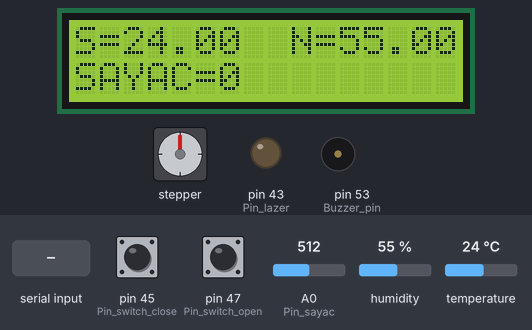
A sketch run on a simulated Arduino Mega 2560, built with avr-gcc and run on an emulated ATmega2560. Shown: stepper motor, 16×2 character LCD, output pins drawn as LEDs (lit = HIGH), buzzer (waves = sounding, pin HIGH). Wiring (inferred from the names in the program): stepper motor driver (200 steps per turn assumed): step pin 51; direction pin 49. The test bench sets the inputs (shaded band); at power-on: temperature 24 °C, humidity 55 %, pin 45 (Pin_switch_close) LOW, pin 47 (Pin_switch_open) LOW, A0 (Pin_sayac) = 512. Pins used as bus, display or sensor lines are not drawn; what the sketch prints to the serial monitor is not drawn.

Above: at 1.2 s.
1.3 s: temperature set to 39 °C
At 3.2 s:
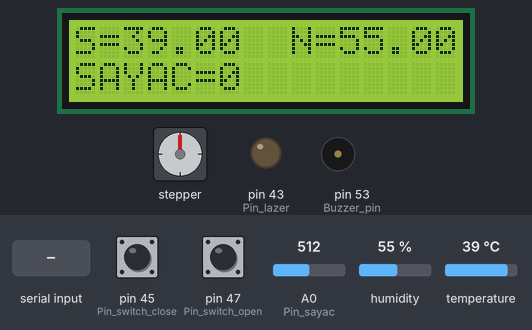
3.6 s: temperature set to 42 °C
At 4.5 s:
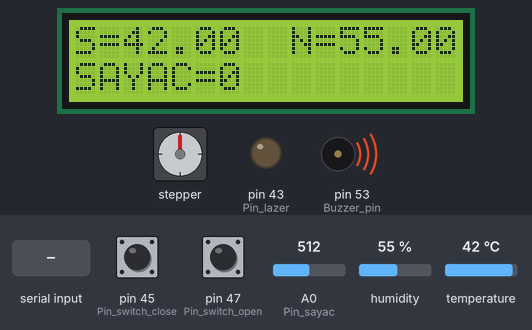
7.1 s: "1" received over the second serial link
At 7.5 s:
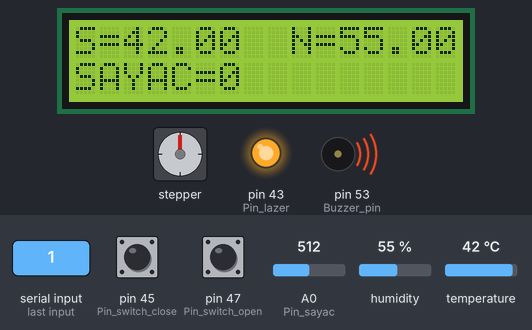
9.1 s: humidity set to 22 %
At 10.6 s:
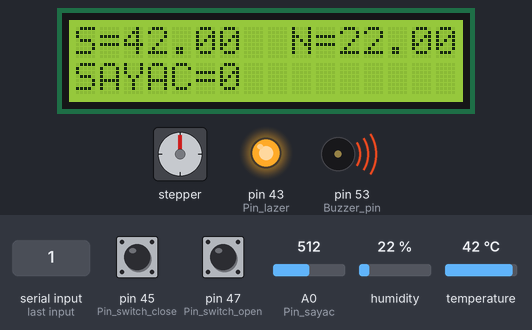
11.7 s: temperature set to 12 °C
At 12.9 s:
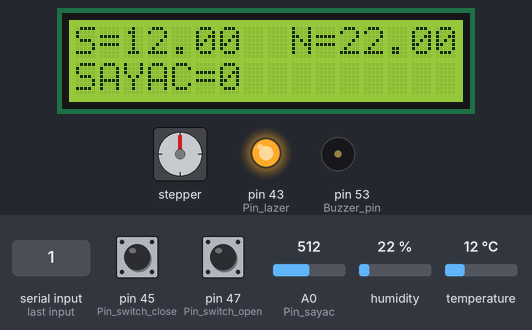
13.7 s: "0" received over the second serial link
At 14.0 s:
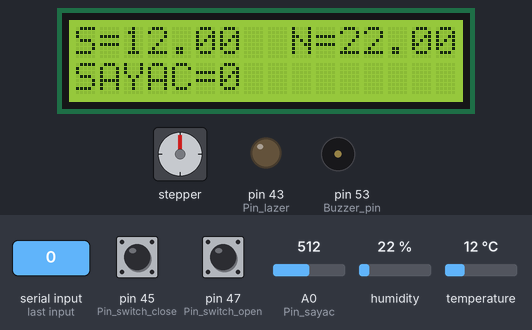
Timing chart, 0 to 16.2 s (numbered marks = the images above; inputs shaded):
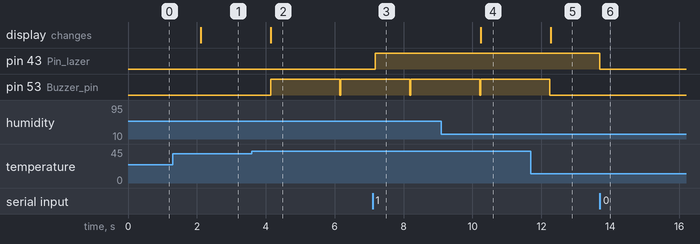

Measured:
- the behaviour switches between 40 and 41 °C on temperature (found by bisection; images 1 and 2)
- after the input at 1.3 s, the display: changes after 0.81 s (image 1)
- after the input at 3.6 s, pin 53 (Buzzer_pin): LOW → HIGH after 0.54 s, → LOW 2.0 s later, → HIGH 0.03 s later; the display: changes after 0.54 s (image 2)
- after the input at 7.1 s, pin 43 (Pin_lazer): LOW → HIGH after 0.07 s
- after the input at 9.1 s, the display: changes after 1.1 s (image 4)
- after the input at 11.7 s, pin 53 (Buzzer_pin): goes on until 12.2 s, then stays LOW; the display: changes after 0.57 s (image 5)
- after the input at 13.7 s, pin 43 (Pin_lazer): HIGH → LOW at once

The sketch:

Automatic_door.ino
```cpp
#include <Adafruit_Sensor.h>
#include <LiquidCrystal.h>
#include "DHT.h"

#define DHTPIN 8 //nem-ısı sensörü
#define Buzzer_pin 53
#define stepPin 51 //step motor kontrol
#define dirPin 49 //step motor yönü
#define Pin_switch_open 47
#define Pin_switch_close 45
#define Pin_lazer 43  //lazeri aç kapa için
#define Pin_sayac A0 //LDR okuma için
#define DHTTYPE DHT11

LiquidCrystal lcd(12, 11, 5, 4, 3, 2);
DHT dht(DHTPIN, DHTTYPE);

int deger=2;
int sayac=0;
int state=0;
boolean kapi_durumu=false; //false:kapalı     true:açık
boolean engel=false; //false:engele takılmadı     true:engel var.

void setup() {
  pinMode(Buzzer_pin,OUTPUT);
  pinMode(stepPin,OUTPUT);
  pinMode(dirPin,OUTPUT);
  pinMode(Pin_switch_open,INPUT);
  pinMode(Pin_switch_close,INPUT);
  pinMode(Pin_lazer,OUTPUT);
  pinMode(Pin_sayac,INPUT);

  Serial.begin(9600);
  Serial1.begin(9600);
  Serial.println("SETUP");
  lcd.begin(16, 2);
  dht.begin();
  lcd.setCursor(0,0);
  lcd.print("S=");
  lcd.setCursor(9,0);
  lcd.print("N=");
  lcd.setCursor(0,1);
  lcd.print("SAYAC=0");

}

void loop() {

  // Isı nem sensörünü oku ekrana yazdır.
  float h = dht.readHumidity();
  float t = dht.readTemperature();
  if (isnan(h) || isnan(t)) {
    lcd.setCursor(0,0);
    lcd.print("ERROR");
    return;
  }
  lcd.setCursor(2, 0);
  lcd.print(t);
  lcd.setCursor(11,0);
  lcd.print(h);

  if (t > 40.0){//sıcaklık yüksek ise buzzer ötsün
      digitalWrite(Buzzer_pin,HIGH);
      delay(500);
      digitalWrite(Buzzer_pin,LOW);
  }

  if (Serial1.available()){
    engel=false;
    deger=Serial1.read();

    if( (deger=='1') && (kapi_durumu==false) ){//Kapıyı aç
      Serial.println("Kapi aciliyor");
      digitalWrite(dirPin,LOW);
      while (digitalRead(Pin_switch_open) == 1){//kapı tamamen açılana kadar
        digitalWrite(stepPin,HIGH);
        delayMicroseconds(500);
        digitalWrite(stepPin,LOW);
        delayMicroseconds(500);
      }
      Serial.println("Kapi acildi");
      digitalWrite(Pin_lazer,HIGH);
      delayMicroseconds(1000);
      kapi_durumu=true;

    }//kapıyı aç


    if((deger=='0') && (kapi_durumu==true) ){//Kapıyı kapat
      Serial.println("Kapi kapaniyor");
      digitalWrite(dirPin,HIGH);
      while (digitalRead(Pin_switch_close) == 1){//kapı tamamen kapanana kadar
        if(analogRead(A0)>1024/2){
          engel=true;
          break;
        }
        digitalWrite(stepPin,HIGH);
        delayMicroseconds(500);
        digitalWrite(stepPin,LOW);
        delayMicroseconds(500);
      }
      if(engel==true){
        Serial.println("Kapi engele takıldı");
        digitalWrite(dirPin,LOW);//motor yönünü ters çevir
        while (digitalRead(Pin_switch_open) == 1){//kapı tamamen açılana kadar
          digitalWrite(stepPin,HIGH);
          delayMicroseconds(500);
          digitalWrite(stepPin,LOW);
          delayMicroseconds(500);
        }
        Serial.println("Kapi tekrar acildi");
        digitalWrite(Pin_lazer,HIGH);
        delayMicroseconds(1000);
        engel==false;

      }
      else{
        Serial.println("Kapi kapandi");
        digitalWrite(Pin_lazer,LOW);
        delayMicroseconds(1000);
        kapi_durumu=false;
      }


     }//kapıyı kapat


  }// serial avaiable kapat

  if (kapi_durumu==true){//kapı açık sayım yap
  //0-1-0

    if(analogRead(A0)>1024/2){
      engel=true;
    }
    else{
      engel=false;
    }
    if(state==0 && engel ==true){//0 -> 1
      state=1;
    }
    else if(state==1 && engel ==false){//1 -> 0
      state=2;
      sayac=sayac+1;
      lcd.setCursor(6, 1);
      lcd.print(sayac);
      state=0;
    }


  }

}//main loop kapat
```
